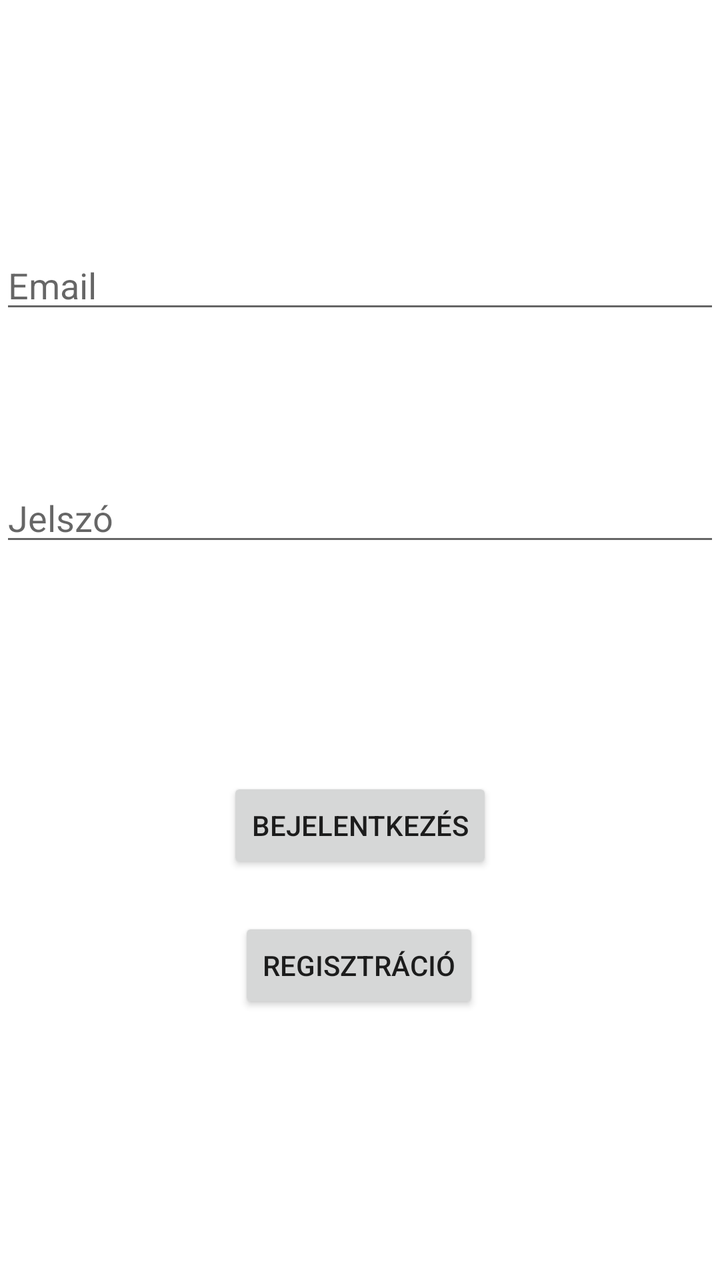
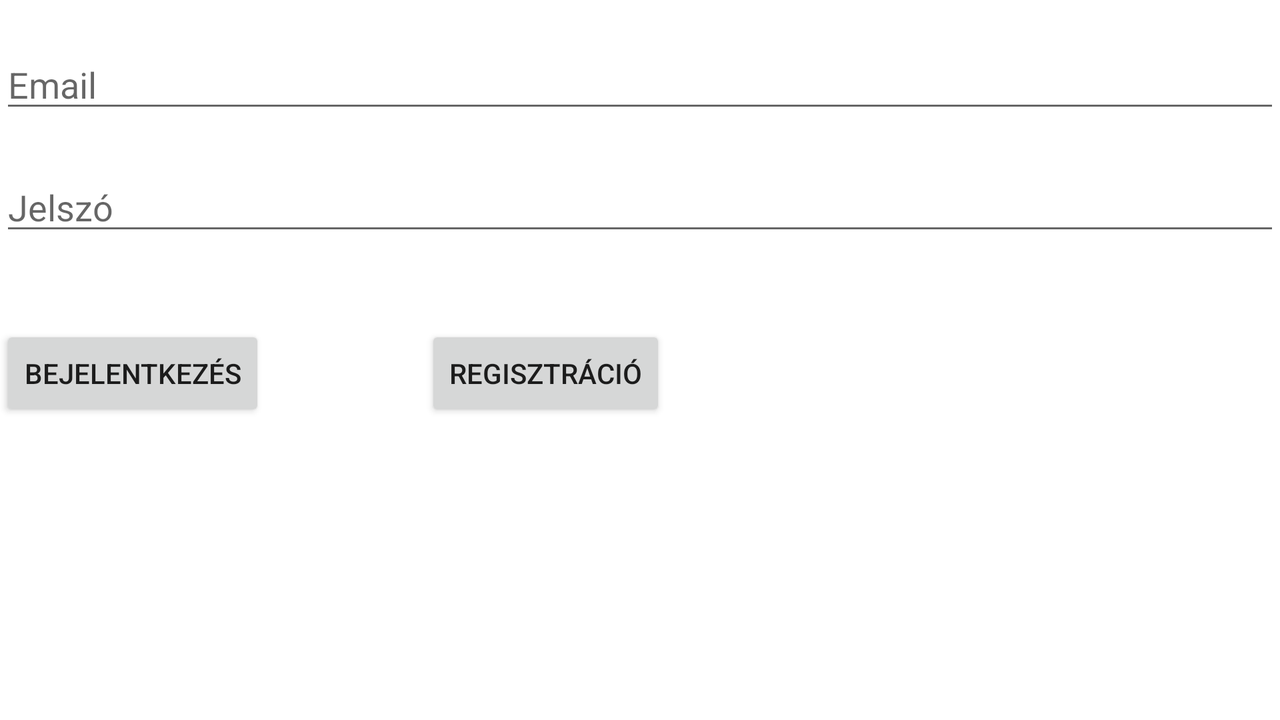

Two renders of one Android screen. The first uses the default layout on a phone; the second uses the alternative layout the repository ships for a different screen configuration, on a matching device. The two XML files are below.
<!-- AndroidManifest.xml: application theme Theme.Ekszerwebshop -->
<!-- res/layout/activity_login.xml -->
<?xml version="1.0" encoding="utf-8"?>
<androidx.constraintlayout.widget.ConstraintLayout xmlns:android="http://schemas.android.com/apk/res/android"
    xmlns:app="http://schemas.android.com/apk/res-auto"
    xmlns:tools="http://schemas.android.com/tools"
    android:layout_width="match_parent"
    android:layout_height="match_parent"
    tools:context=".Login">

    <EditText
        android:id="@+id/username"
        android:layout_width="match_parent"
        android:layout_height="wrap_content"
        android:ems="10"
        android:hint="@string/email"
        android:inputType="textEmailAddress"
        app:layout_constraintBottom_toBottomOf="parent"
        app:layout_constraintEnd_toEndOf="parent"
        app:layout_constraintHorizontal_bias="0.497"
        app:layout_constraintStart_toStartOf="parent"
        app:layout_constraintTop_toTopOf="parent"
        app:layout_constraintVertical_bias="0.201" />

    <EditText
        android:id="@+id/password"
        android:layout_width="match_parent"
        android:layout_height="wrap_content"
        android:ems="10"
        android:hint="@string/password"
        android:inputType="textPassword"
        app:layout_constraintBottom_toBottomOf="parent"
        app:layout_constraintEnd_toEndOf="parent"
        app:layout_constraintHorizontal_bias="0.497"
        app:layout_constraintStart_toStartOf="parent"
        app:layout_constraintTop_toBottomOf="@+id/username"
        app:layout_constraintVertical_bias="0.172" />

    <Button
        android:id="@+id/loginButton"
        android:layout_width="wrap_content"
        android:layout_height="wrap_content"
        android:text="@string/login"
        android:onClick="login"
        app:layout_constraintBottom_toBottomOf="parent"
        app:layout_constraintEnd_toEndOf="parent"
        app:layout_constraintStart_toStartOf="parent"
        app:layout_constraintTop_toBottomOf="@+id/password"
        app:layout_constraintVertical_bias="0.352" />

    <Button
        android:id="@+id/registerButton"
        android:layout_width="wrap_content"
        android:layout_height="wrap_content"
        android:text="@string/signup"
        android:onClick="signup"
        app:layout_constraintBottom_toBottomOf="parent"
        app:layout_constraintEnd_toEndOf="parent"
        app:layout_constraintHorizontal_bias="0.498"
        app:layout_constraintStart_toStartOf="parent"
        app:layout_constraintTop_toBottomOf="@+id/loginButton"
        app:layout_constraintVertical_bias="0.141" />
</androidx.constraintlayout.widget.ConstraintLayout>
<!-- resources referenced by this layout -->
<resources>
  <string name="email">Email</string>
  <string name="login">Bejelentkezés</string>
  <string name="password">Jelszó</string>
  <string name="signup">Regisztráció</string>
  <style name="Theme.Ekszerwebshop" parent="Theme.MaterialComponents.DayNight.DarkActionBar">
          
          <item name="colorPrimary">@color/dark_gold</item>
          <item name="colorPrimaryVariant">@color/dark_gold</item>
          <item name="colorOnPrimary">@color/white</item>
          
          <item name="colorSecondary">@color/dark_gold</item>
          <item name="colorSecondaryVariant">@color/dark_gold</item>
          <item name="colorOnSecondary">@color/black</item>
          
          <item name="android:statusBarColor" tools:targetApi="l">?attr/colorPrimaryVariant</item>
          
      </style>
  <color name="dark_gold">#FBCB3D</color>
  <color name="white">#FFFFFFFF</color>
  <color name="black">#FF000000</color>
</resources>
<!-- res/layout-land/activity_login.xml (the author's variant of the layout above) -->
<!-- drawn on the phone turned sideways -->
<?xml version="1.0" encoding="utf-8"?>
<LinearLayout
    xmlns:android="http://schemas.android.com/apk/res/android"
    xmlns:app="http://schemas.android.com/apk/res-auto"
    xmlns:tools="http://schemas.android.com/tools"
    android:orientation="vertical"
    android:layout_width="match_parent"
    android:layout_height="match_parent"
    tools:context=".Login">

    <EditText
        android:id="@+id/username"
        android:layout_width="match_parent"
        android:layout_height="wrap_content"
        android:ems="10"
        android:hint="@string/email"
        android:inputType="textEmailAddress"
        android:layout_marginTop="@dimen/fieldMargin" />

    <EditText
        android:id="@+id/password"
        android:layout_width="match_parent"
        android:layout_height="wrap_content"
        android:ems="10"
        android:hint="@string/password"
        android:inputType="textPassword"
        android:layout_marginTop="@dimen/fieldMargin" />

    <LinearLayout
        android:layout_width="match_parent"
        android:layout_height="match_parent"
        android:orientation="horizontal">

        <Button
            android:id="@+id/loginButton"
            android:layout_width="wrap_content"
            android:layout_height="wrap_content"
            android:layout_marginTop="@dimen/buttonMargin"
            android:layout_marginRight="@dimen/buttonMargin"
            android:onClick="login"
            android:text="@string/login" />

        <Button
            android:id="@+id/registerButton"
            android:layout_width="wrap_content"
            android:layout_height="wrap_content"
            android:layout_marginTop="@dimen/buttonMargin"
            android:layout_marginLeft="@dimen/buttonMargin"
            android:onClick="signup"
            android:text="@string/signup" />
    </LinearLayout>

</LinearLayout>
<!-- resources referenced by the variant -->
<!-- as the phone turned sideways resolves them -->
<resources>
  <dimen name="buttonMargin">40dp</dimen>
  <dimen name="fieldMargin">20dp</dimen>
  <string name="email">Email</string>
  <string name="login">Bejelentkezés</string>
  <string name="password">Jelszó</string>
  <string name="signup">Regisztráció</string>
  <style name="Theme.Ekszerwebshop" parent="Theme.MaterialComponents.DayNight.DarkActionBar">
          
          <item name="colorPrimary">@color/dark_gold</item>
          <item name="colorPrimaryVariant">@color/dark_gold</item>
          <item name="colorOnPrimary">@color/white</item>
          
          <item name="colorSecondary">@color/dark_gold</item>
          <item name="colorSecondaryVariant">@color/dark_gold</item>
          <item name="colorOnSecondary">@color/black</item>
          
          <item name="android:statusBarColor" tools:targetApi="l">?attr/colorPrimaryVariant</item>
          
      </style>
  <color name="dark_gold">#FBCB3D</color>
  <color name="white">#FFFFFFFF</color>
  <color name="black">#FF000000</color>
</resources>
